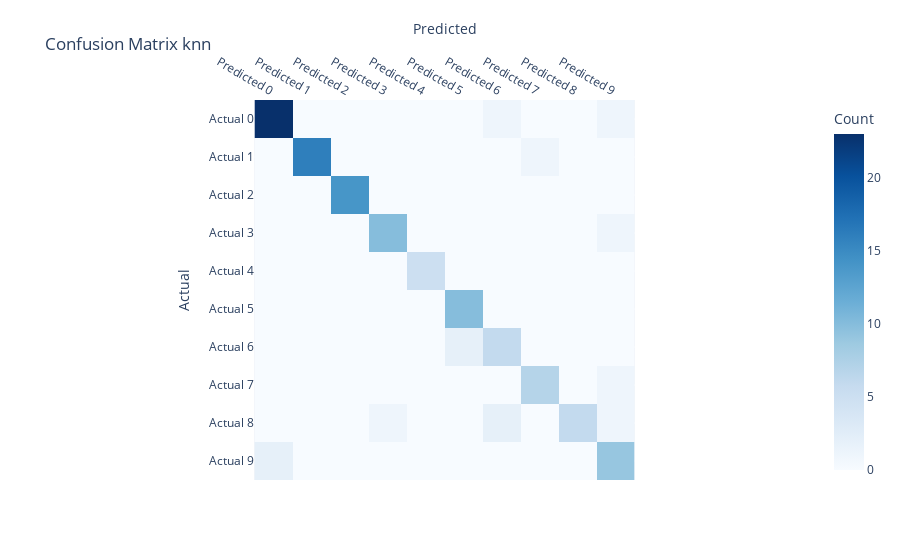

The notebook cell this image was saved under:
### Code cell
classes = list(set(y_test))

fig = px.imshow(cm_Knn,
                labels=dict(x="Predicted", y="Actual", color="Count"),
                x=[f'Predicted {label}' for label in classes],
                y=[f'Actual {label}' for label in classes],
                title="Confusion Matrix knn",
                color_continuous_scale="Blues")
fig.update_xaxes(side="top")
fig.show()

### Figure 1 — Plotly figure (JSON) as saved in the notebook; plotly's stock layout.template omitted (floating-point values rounded to 4 significant figures)
{"data": [{"coloraxis": "coloraxis", "hovertemplate": "Predicted: %{x}<br>Actual: %{y}<br>Count: %{z}<extra></extra>", "name": "0", "type": "heatmap", "x": ["Predicted 0", "Predicted 1", "Predicted 2", "Predicted 3", "Predicted 4", "Predicted 5", "Predicted 6", "Predicted 7", "Predicted 8", "Predicted 9"], "xaxis": "x", "y": ["Actual 0", "Actual 1", "Actual 2", "Actual 3", "Actual 4", "Actual 5", "Actual 6", "Actual 7", "Actual 8", "Actual 9"], "yaxis": "y", "z": [[23, 0, 0, 0, 0, 0, 1, 0, 0, 1], [0, 16, 0, 0, 0, 0, 0, 1, 0, 0], [0, 0, 14, 0, 0, 0, 0, 0, 0, 0], [0, 0, 0, 10, 0, 0, 0, 0, 0, 1], [0, 0, 0, 0, 5, 0, 0, 0, 0, 0], [0, 0, 0, 0, 0, 10, 0, 0, 0, 0], [0, 0, 0, 0, 0, 2, 6, 0, 0, 0], [0, 0, 0, 0, 0, 0, 0, 7, 0, 1], [0, 0, 0, 1, 0, 0, 2, 0, 6, 1], [2, 0, 0, 0, 0, 0, 0, 0, 0, 9]]}], "layout": {"coloraxis": {"colorbar": {"title": {"text": "Count"}}, "colorscale": [[0, "rgb(247,251,255)"], [0.125, "rgb(222,235,247)"], [0.25, "rgb(198,219,239)"], [0.375, "rgb(158,202,225)"], [0.5, "rgb(107,174,214)"], [0.625, "rgb(66,146,198)"], [0.75, "rgb(33,113,181)"], [0.875, "rgb(8,81,156)"], [1, "rgb(8,48,107)"]]}, "title": {"text": "Confusion Matrix knn"}, "xaxis": {"anchor": "y", "constrain": "domain", "domain": [0, 1], "scaleanchor": "y", "side": "top", "title": {"text": "Predicted"}}, "yaxis": {"anchor": "x", "autorange": "reversed", "constrain": "domain", "domain": [0, 1], "title": {"text": "Actual"}}}}
